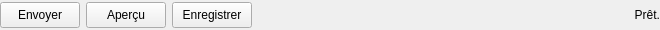
         <widget class="QFrame" name="frameBas">
          <property name="minimumSize">
           <size>
            <width>660</width>
            <height>30</height>
           </size>
          </property>
          <property name="maximumSize">
           <size>
            <width>16777215</width>
            <height>30</height>
           </size>
          </property>
          <property name="styleSheet">
           <string notr="true">QFrame {border: none;}</string>
          </property>
          <property name="frameShape">
           <enum>QFrame::StyledPanel</enum>
          </property>
          <property name="frameShadow">
           <enum>QFrame::Raised</enum>
          </property>
          <layout class="QVBoxLayout" name="verticalLayout_7">
           <property name="leftMargin">
            <number>0</number>
           </property>
           <property name="topMargin">
            <number>0</number>
           </property>
           <property name="rightMargin">
            <number>0</number>
           </property>
           <property name="bottomMargin">
            <number>0</number>
           </property>
           <item>
            <layout class="QHBoxLayout" name="horizontalLayout">
             <property name="spacing">
              <number>6</number>
             </property>
             <item>
              <widget class="QPushButton" name="envoyer">
               <property name="minimumSize">
                <size>
                 <width>80</width>
                 <height>26</height>
                </size>
               </property>
               <property name="maximumSize">
                <size>
                 <width>80</width>
                 <height>26</height>
                </size>
               </property>
               <property name="text">
                <string>Envoyer</string>
               </property>
              </widget>
             </item>
             <item>
              <widget class="QPushButton" name="apercu">
               <property name="minimumSize">
                <size>
                 <width>80</width>
                 <height>26</height>
                </size>
               </property>
               <property name="maximumSize">
                <size>
                 <width>80</width>
                 <height>26</height>
                </size>
               </property>
               <property name="text">
                <string>Aperçu</string>
               </property>
              </widget>
             </item>
             <item>
              <widget class="QPushButton" name="enregistrer">
               <property name="minimumSize">
                <size>
                 <width>80</width>
                 <height>26</height>
                </size>
               </property>
               <property name="maximumSize">
                <size>
                 <width>80</width>
                 <height>26</height>
                </size>
               </property>
               <property name="text">
                <string>Enregistrer</string>
               </property>
              </widget>
             </item>
             <item>
              <spacer name="horizontalSpacer">
               <property name="orientation">
                <enum>Qt::Horizontal</enum>
               </property>
               <property name="sizeHint" stdset="0">
                <size>
                 <width>27</width>
                 <height>26</height>
                </size>
               </property>
              </spacer>
             </item>
             <item>
              <widget class="QLabel" name="state">
               <property name="minimumSize">
                <size>
                 <width>371</width>
                 <height>26</height>
                </size>
               </property>
               <property name="maximumSize">
                <size>
                 <width>371</width>
                 <height>26</height>
                </size>
               </property>
               <property name="text">
                <string>Prêt.</string>
               </property>
               <property name="alignment">
                <set>Qt::AlignRight|Qt::AlignTrailing|Qt::AlignVCenter</set>
               </property>
              </widget>
             </item>
            </layout>
           </item>
          </layout>
         </widget>
